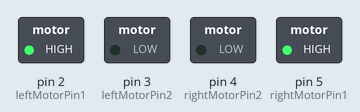
This sketch was run on a simulated Arduino Uno, built with avr-gcc and run on an emulated ATmega328P. On the bench: switched loads named in the sketch (green lamp = pin HIGH).

Above: at 0.1 s.
Timing chart, 0 to 1.6 s (numbered marks = the images above):
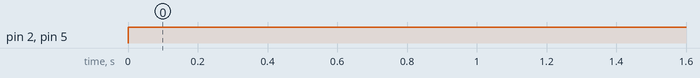

The sketch:

NEW_I2c_MASTER.ino
```cpp
// Pin definitions
int leftMotorPin1 = 2;
int leftMotorPin2 = 3;
int rightMotorPin1 = 5;
int rightMotorPin2 = 4;

void setup() {
  // Set all motor pins as output
  pinMode(leftMotorPin1, OUTPUT);
  pinMode(leftMotorPin2, OUTPUT);
  pinMode(rightMotorPin1, OUTPUT);
  pinMode(rightMotorPin2, OUTPUT);
}

void loop() {
  // Step 1: Spin left motor
  digitalWrite(leftMotorPin1, HIGH);
  digitalWrite(rightMotorPin1, HIGH);

  // Step 2: Spin right motor
  digitalWrite(rightMotorPin2, 0);
  digitalWrite(leftMotorPin2, 0);
  // Stop right moto
}
```

Measured:
- by itself, pin 2 (leftMotorPin1), pin 5 (rightMotorPin1): LOW → HIGH at 0.00 s
